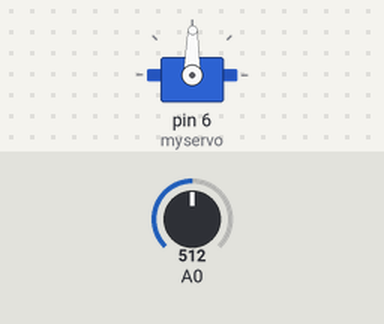
The sketch below on a simulated Arduino Uno, built with avr-gcc and run on an emulated ATmega328P. Shown: servo. Inputs (shaded band) come from the test bench; at power-on: A0 = 512.

Above: at 1.2 s.
1.3 s: A0 set to 716
At 2.2 s:
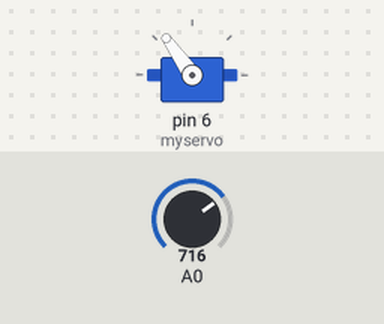
2.8 s: A0 set to 900
At 4.0 s:
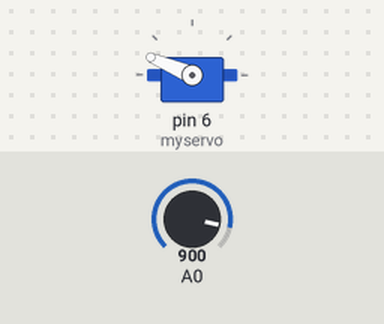
4.3 s: A0 set to 1023
At 5.5 s:
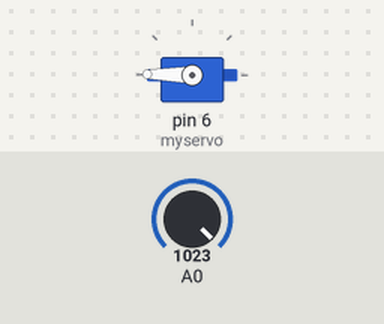
5.8 s: A0 set to 306
At 6.5 s:
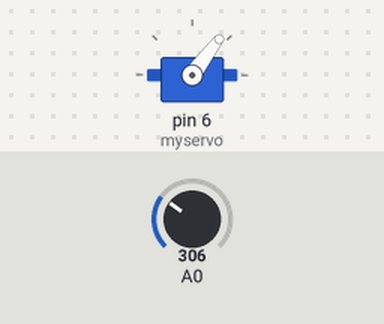
7.3 s: A0 set to 122
At 7.9 s:
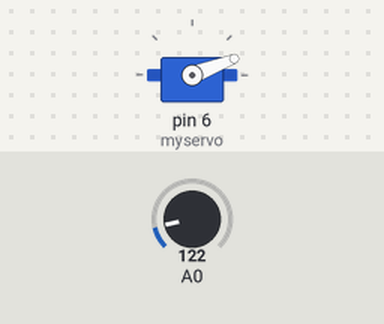
8.8 s: A0 set to 511
At 10.0 s:
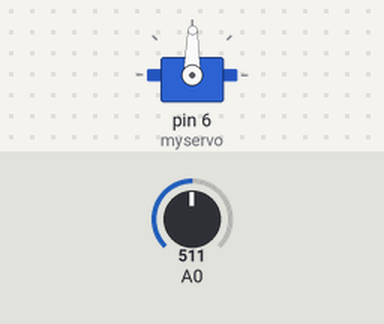
Timing chart, 0 to 11.3 s (numbered marks = the images above; inputs shaded):
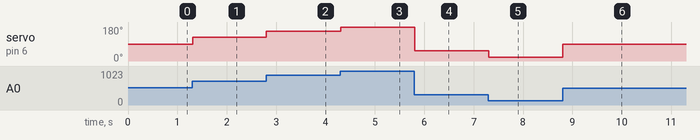

Measured:
- after the input at 1.3 s, servo on pin 6 (myservo): 89° → 125° at once
- after the input at 2.8 s, servo on pin 6 (myservo): 125° → 157° at once
- after the input at 4.3 s, servo on pin 6 (myservo): 157° → 179° at once
- after the input at 5.8 s, servo on pin 6 (myservo): 179° → 53° at once
- after the input at 7.3 s, servo on pin 6 (myservo): 53° → 21° at once
- after the input at 8.8 s, servo on pin 6 (myservo): 21° → 89° at once

The sketch:

sketch_microServo.ino
```cpp
#include <Servo.h>

Servo myservo;

int val;

void setup() {
  myservo.attach(6);
}

void loop() {
  val = analogRead(A0);
  val = map(val, 0, 1023, 0, 179);
  myservo.write(val);
  delay(15);
}
```
